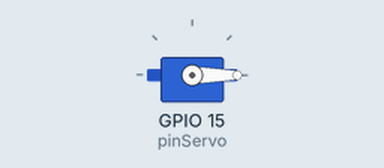
Bench run of a sketch on a simulated ESP32. Shown: servo.

Above: at 0.05 s.
At 3.0 s:
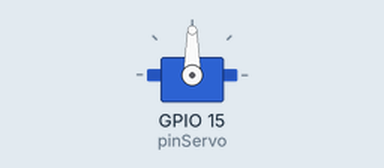
At 4.25 s:
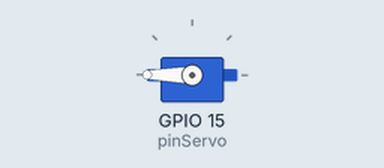
At 8.45 s:
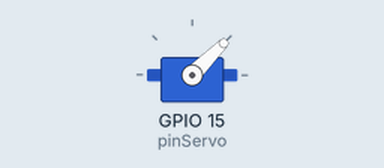
Timing chart, 0 to 14.3 s (numbered marks = the images above):
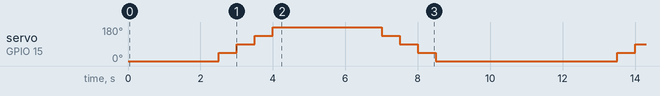

Measured:
- by itself, servo on GPIO 15 (pinServo): repeats every 11.0 s: 90° 0.50 s, 135° 0.50 s, 180° 3.0 s, 135° 0.50 s, 90° 0.50 s, 45° 0.50 s, 0° 5.0 s, 45° 0.50 s

The sketch:

28_servo_basico.ino
```cpp
#include <ESP32Servo.h>

#define pinServo 15

Servo miServo;

void setup() {
  miServo.setPeriodHertz(50);
  miServo.attach(pinServo,500,2500);

}

void loop() {
  /*
  for(int i = 0; i < 180; i++){
    miServo.write(i);
    delay(20);
  }
  delay(200);

  for(int i = 180; i > 0; i--){
    miServo.write(i);
    delay(20);
  }
  delay(200);

*/
miServo.write(0);
delay(2000);
  for(int i = 0; i <= 180; i+=45){
    miServo.write(i);
    delay(500);
  }
  delay(2000);

  for(int i = 180; i >= 0; i-=45){
    miServo.write(i);
    delay(500);
  }
  delay(2000);


}
```
